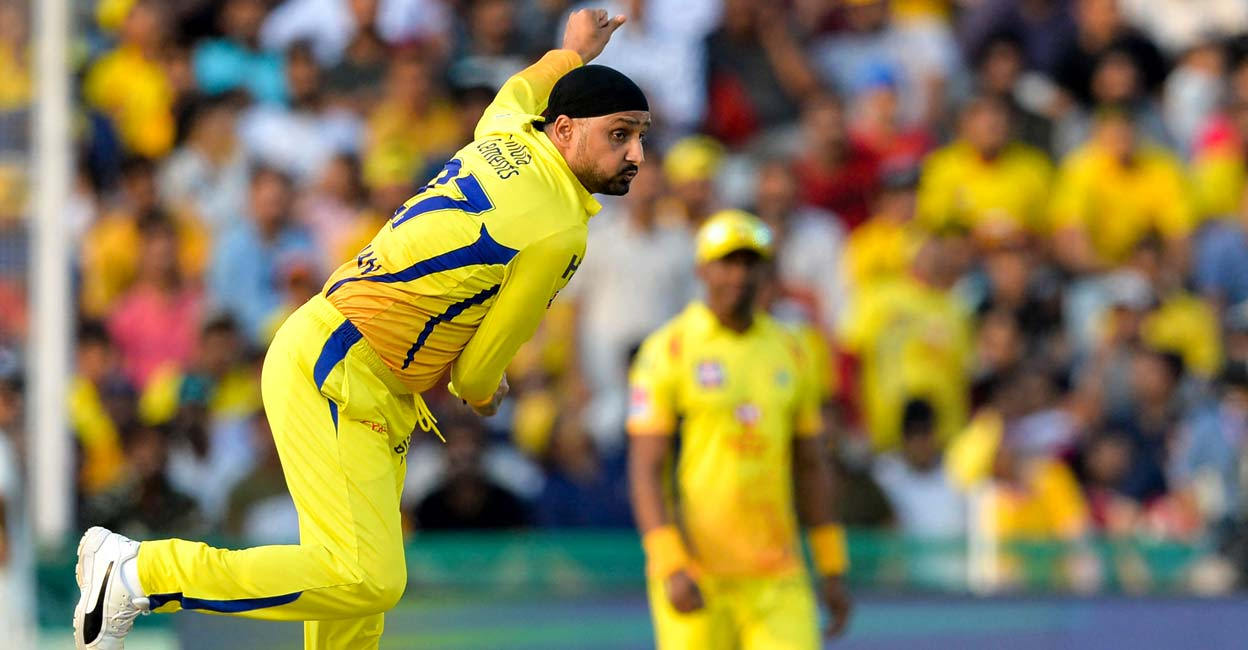
#> input picture news/build_episodes/ep_01_ind_pak_clash/imgs/img_00.jpg, 1248 x 650 px; its folder holds only this picture in this run
$ python make_clickbait_thumbnails.py
#> lines starting #> are read from the running program, lines starting #| are printed output that depends on the picture
"""Create 1280x720 NeonMan-style clickbait thumbnails with bold text for all 7 episodes."""
from __future__ import annotations

import shutil
from pathlib import Path
from PIL import Image, ImageDraw, ImageEnhance, ImageFilter, ImageFont

ROOT_DIR = Path(__file__).resolve().parent.parent
NEWS_DIR = Path(__file__).resolve().parent
BUILD_ROOT = NEWS_DIR / "build_episodes"
THUMB_DIR = NEWS_DIR / "thumbnails"
THUMB_DIR.mkdir(parents=True, exist_ok=True)

EP04_AI_THUMB = Path(r"C:\Users\ravih\.gemini\antigravity-cli\brain\5275fa44-0420-475e-9b54-8d5153fed182\ep_04_thumb_1795806035884.jpg")

THUMBS: list[dict] = [
    {
        "id": "ep_01_ind_pak_clash",
        "out": "ep_01_thumb.jpg",
        "left": "img_00.jpg",
        "right": "img_03.jpg",
        "top_text": "3X IND vs PAK?!",
        "bottom_text": "HARBHAJAN ANGRY!",
        "badge": "2027 WC",
        "accent": (255, 50, 50),
    },
    {
        "id": "ep_02_pak_asiacup_3in1",
        "out": "ep_02_thumb.jpg",
        "left": "img_00.jpg",
        "right": "img_05.jpg",
        "top_text": "BABAR IGNORES!",
        "bottom_text": "233 THRILLER!",
        "badge": "ASIA CUP",
        "accent": (255, 190, 0),
    },
    {
        "id": "ep_03_bilateral_tilak_2in1",
        "out": "ep_03_thumb.jpg",
        "left": "img_00.jpg",
        "right": "img_04.jpg",
        "top_text": "IND-PAK SERIES?!",
        "bottom_text": "BIG MISTAKE!",
        "badge": "EXPOSED",
        "accent": (255, 60, 40),
    },
    {
        "id": "ep_05_mi_rohit_bumrah_2in1",
        "out": "ep_05_thumb.jpg",
        "left": "img_04.jpg",
        "right": "img_00.jpg",
        "top_text": "ROHIT CAPTAIN!",
        "bottom_text": "BUMRAH REJECTS?!",
        "badge": "IPL 2027",
        "accent": (0, 175, 255),
    },
    {
        "id": "ep_06_ipl_psl_bcci_3in1",
        "out": "ep_06_thumb.jpg",
        "left": "img_06.jpg",
        "right": "img_09.jpg",
        "top_text": "IPL vs PSL CLASH!",
        "bottom_text": "12 TEAMS REJECTED!",
        "badge": "BCCI BIG NO",
        "accent": (255, 65, 35),
    },
    {
        "id": "ep_07_ind_nz_bumrah_3in1",
        "out": "ep_07_thumb.jpg",
        "left": "img_03.jpg",
        "right": "img_00.jpg",
        "top_text": "GAMBHIR SLAMMED!",
        "bottom_text": "SIRAJ OUT?!",
        "badge": "IND vs NZ",
        "accent": (255, 50, 50),
    },
]


def _load_font(size: int) -> ImageFont.FreeTypeFont:
    for fp in (
        r"C:\Windows\Fonts\impact.ttf",
        r"C:\Windows\Fonts\seguibl.ttf",
        r"C:\Windows\Fonts\arialbd.ttf",
    ):
        if Path(fp).exists():
            return ImageFont.truetype(fp, size=size)
    return ImageFont.load_default()


def _fit_cover(img: Image.Image, w: int, h: int) -> Image.Image:
#> called with w = 640, h = 720
    iw, ih = img.size
#> iw = 1248; ih = 650
    scale = max(w / iw, h / ih)
#> scale = 1.11
    nw, nh = int(iw * scale), int(ih * scale)
#> nw = 1382; nh = 720
    resized = img.resize((nw, nh), Image.Resampling.LANCZOS)
    x0 = (nw - w) // 2
#> x0 = 371
    y0 = max(0, (nh - h) // 3)
#> y0 = 0
    return resized.crop((x0, y0, x0 + w, y0 + h))
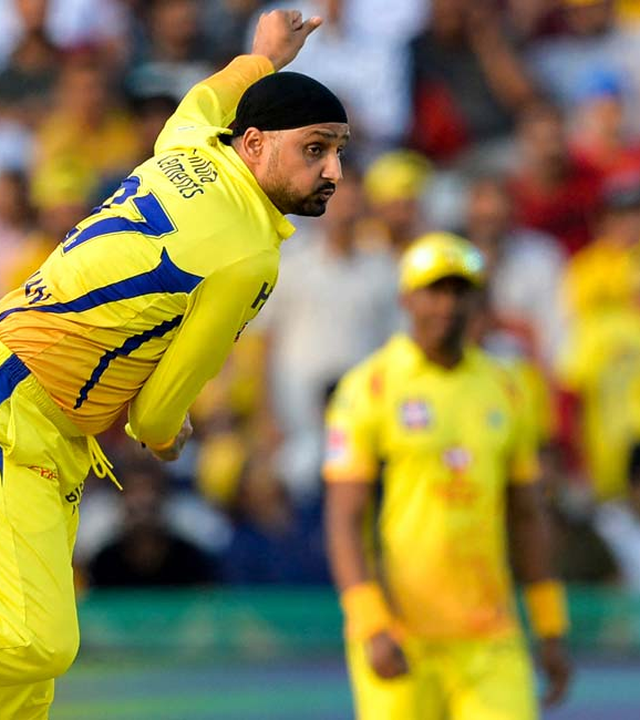
#> returned value: PIL image 640x720 RGB; mean R, G, B 142.3, 130.3, 72.6


def _draw_outlined_text(
    draw: ImageDraw.ImageDraw,
    xy: tuple[int, int],
    text: str,
    font: ImageFont.FreeTypeFont,
    fill: tuple[int, int, int],
    stroke: int = 8,
) -> None:
    x, y = xy
    # Hard drop shadow
    draw.text((x + 5, y + 6), text, font=font, fill=(0, 0, 0), anchor="mm")
    draw.text(
        (x, y),
        text,
        font=font,
        fill=fill,
        anchor="mm",
        stroke_width=stroke,
        stroke_fill=(10, 10, 14),
    )


def build_thumbnail(cfg: dict) -> Path:
    img_dir = BUILD_ROOT / cfg["id"] / "imgs"
    left_p = img_dir / cfg["left"]
    right_p = img_dir / cfg["right"]
    if not left_p.exists():
        left_p = sorted(img_dir.glob("img_*"))[0]
    if not right_p.exists():
        right_p = sorted(img_dir.glob("img_*"))[1]

    W, H = 1280, 720
    left_im = _fit_cover(Image.open(left_p).convert("RGB"), W // 2, H)
    right_im = _fit_cover(Image.open(right_p).convert("RGB"), W // 2, H)
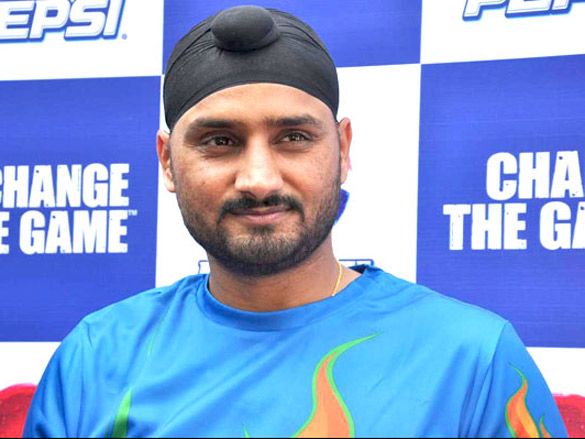
#> input picture news/build_batch/topic_01/imgs/img_03.jpg, 585 x 439 px, found by its file name
#> call 2 of _fit_cover, with w = 640, h = 720
#> in _fit_cover (call 2), `iw, ih = img.size`: iw = 585; ih = 439
#> in _fit_cover (call 2), `scale = max(w / iw, h / ih)`: scale = 1.64
#> in _fit_cover (call 2), `nw, nh = int(iw * scale), int(ih * scale)`: nw = 959
#> in _fit_cover (call 2), `x0 = (nw - w) // 2`: x0 = 159
#> in _fit_cover (call 2), `return resized.crop((x0, y0, x0 + w, y0 + h))`:
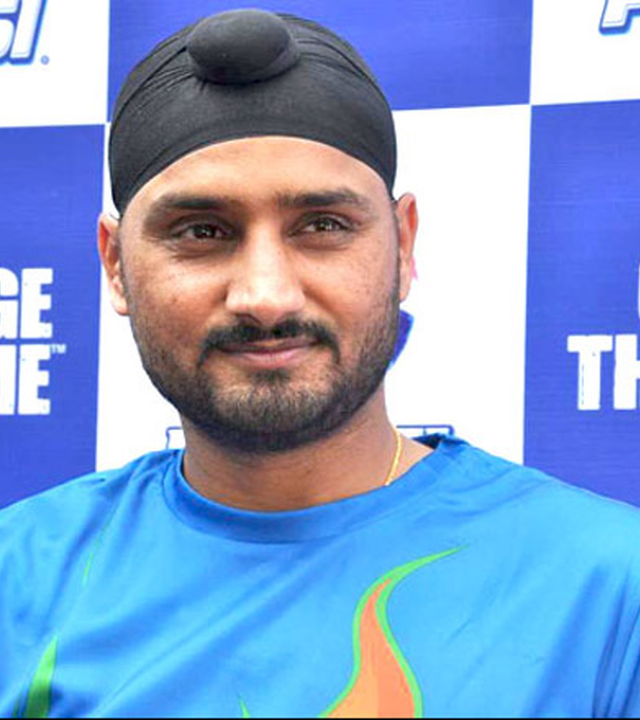
#> returned value: PIL image 640x720 RGB; mean R, G, B 131.3, 160.8, 204.5

    canvas = Image.new("RGB", (W, H))
#> canvas: PIL image 1280x720 RGB; every value is 0
    canvas.paste(left_im, (0, 0))
    canvas.paste(right_im, (W // 2, 0))

    # Boost contrast & color punch for YouTube clickbait look
    canvas = ImageEnhance.Contrast(canvas).enhance(1.22)
    canvas = ImageEnhance.Color(canvas).enhance(1.30)
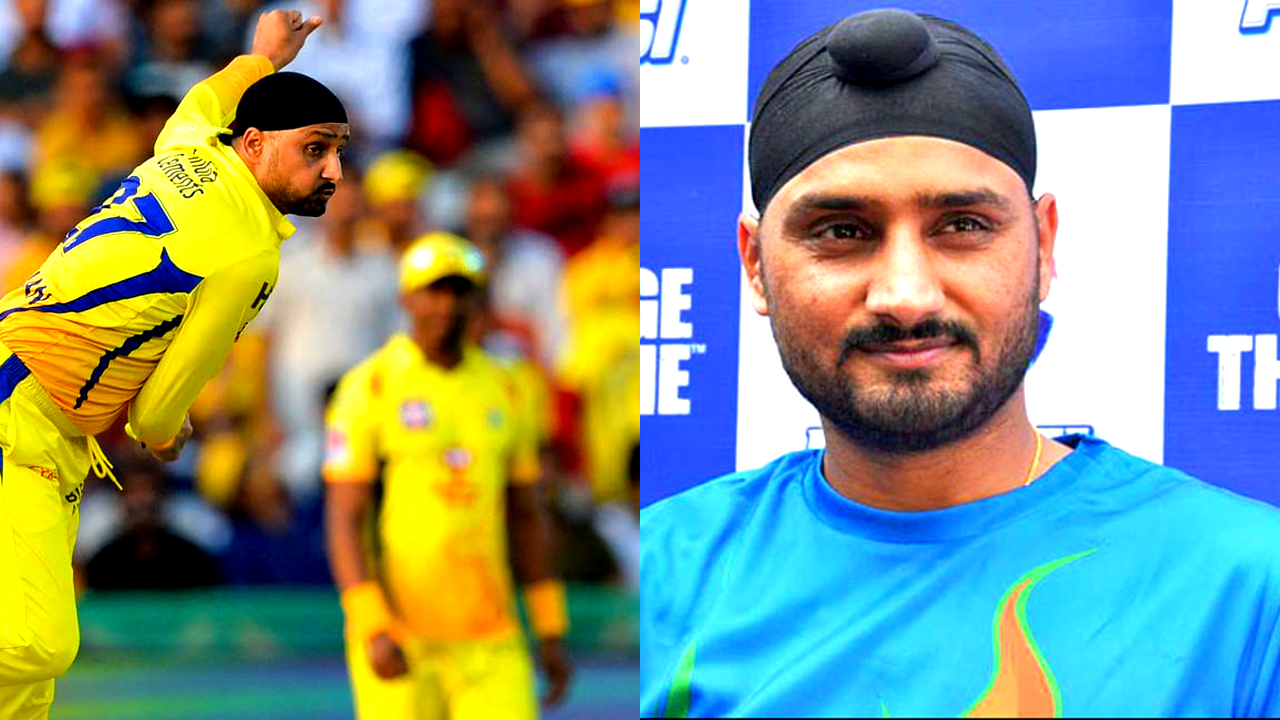
#> canvas: PIL image 1280x720 RGB; mean R, G, B 129.4, 144.7, 130.6

    # Dark top/bottom gradient bars for ultra-readable text
    overlay = Image.new("RGBA", (W, H), (0, 0, 0, 0))
#> overlay: PIL image 1280x720 RGBA; every value is 0
    od = ImageDraw.Draw(overlay)
    for y in range(180):
        alpha = int(205 * (1 - y / 180))
        od.line([(0, y), (W, y)], fill=(8, 10, 18, alpha))
    for y in range(H - 200, H):
        alpha = int(225 * ((y - (H - 200)) / 200))
        od.line([(0, y), (W, y)], fill=(8, 10, 18, alpha))

    # Diagonal glowing split divider
    ac = cfg["accent"]
    od.line([(W // 2 - 22, 0), (W // 2 + 22, H)], fill=(*ac, 230), width=14)
    od.line([(W // 2 - 22, 0), (W // 2 + 22, H)], fill=(255, 255, 255, 240), width=4)

    # Outer clickbait border
    od.rectangle([4, 4, W - 5, H - 5], outline=(*ac, 245), width=9)

    canvas = Image.alpha_composite(canvas.convert("RGBA"), overlay).convert("RGB")
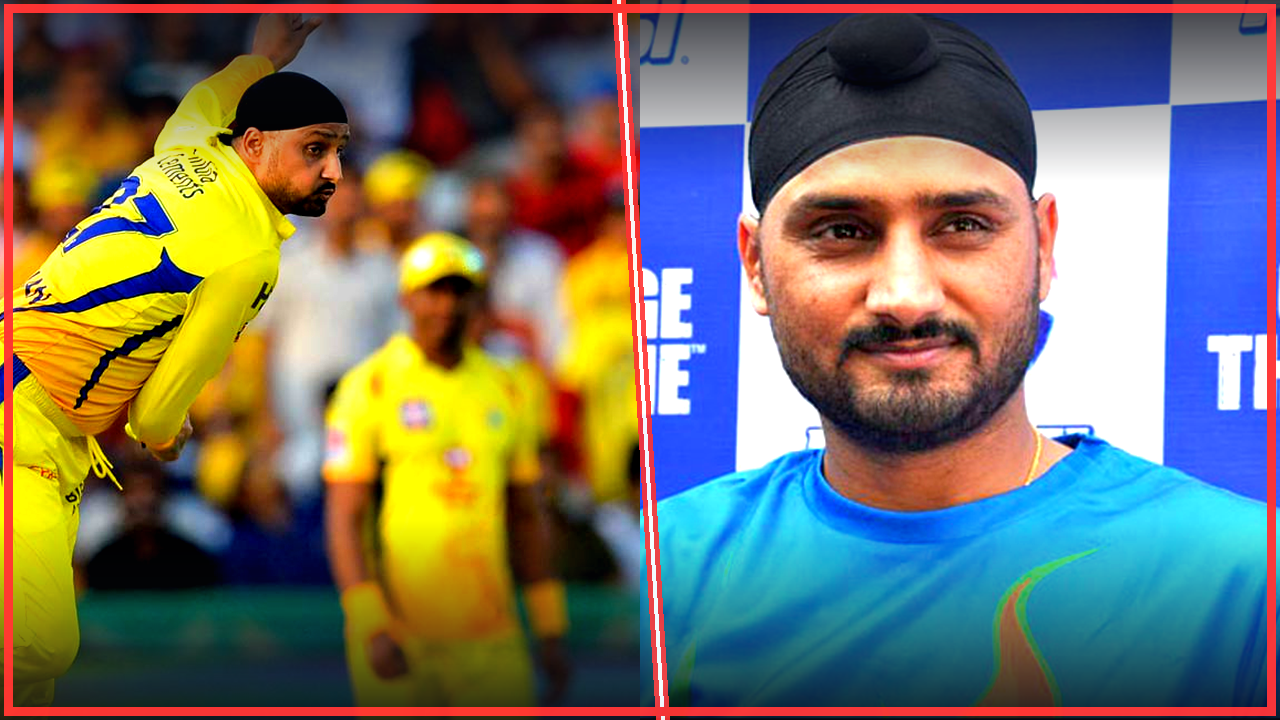
#> canvas: PIL image 1280x720 RGB; mean R, G, B 117.8, 114, 101.1
    draw = ImageDraw.Draw(canvas)

    # Top & bottom giant clickbait text
    font_big = _load_font(102)
    font_sub = _load_font(94)
    font_badge = _load_font(42)

    _draw_outlined_text(draw, (W // 2, 78), cfg["top_text"], font_big, (255, 224, 30), stroke=9)
    _draw_outlined_text(draw, (W // 2, H - 82), cfg["bottom_text"], font_sub, (255, 255, 255), stroke=9)

    # Center-right pill badge
    badge_txt = cfg["badge"]
    bbox = draw.textbbox((0, 0), badge_txt, font=font_badge)
#> bbox = (0, 2, 43, 10)
    bw = bbox[2] - bbox[0] + 44
#> bw = 87
    bh = bbox[3] - bbox[1] + 26
#> bh = 34
    bx0 = (W - bw) // 2
#> bx0 = 596
    by0 = (H - bh) // 2
#> by0 = 343
    draw.rounded_rectangle([bx0, by0, bx0 + bw, by0 + bh], radius=16, fill=ac, outline=(255, 255, 255), width=4)
    draw.text((W // 2, H // 2 - 2), badge_txt, font=font_badge, fill=(255, 255, 255), anchor="mm")

    out_p = THUMB_DIR / cfg["out"]
    canvas.save(out_p, quality=95)
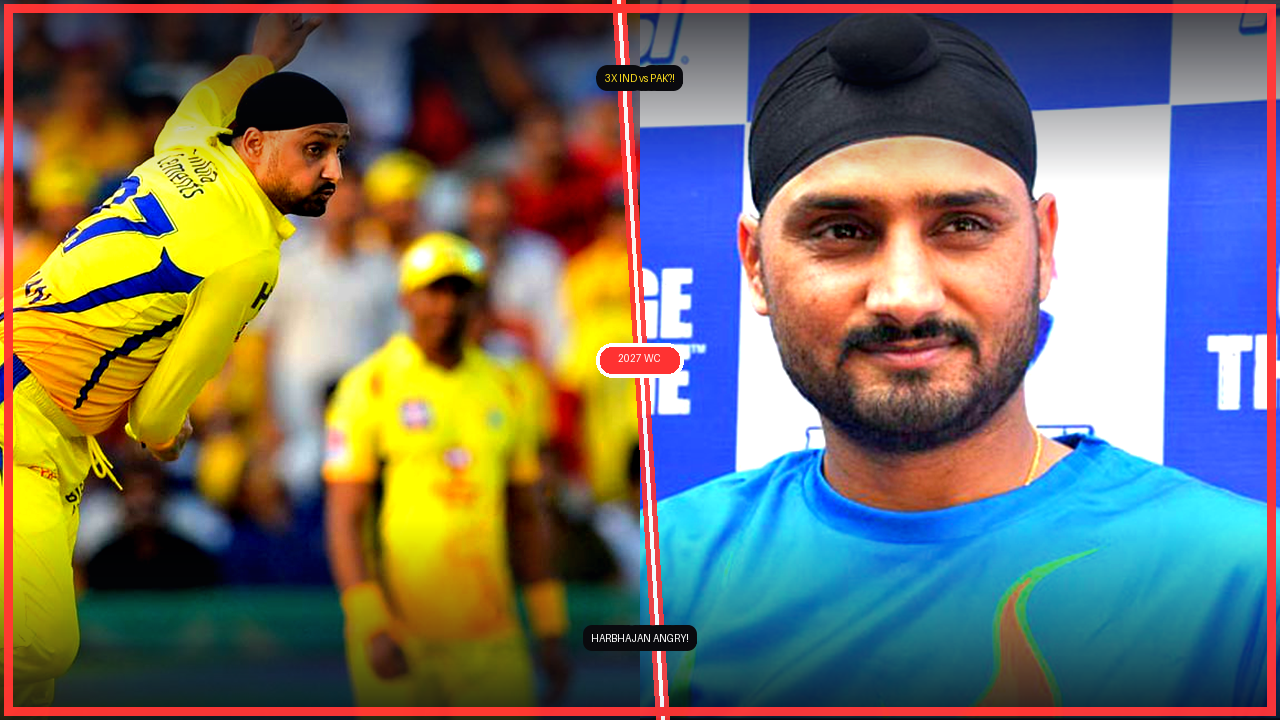
#> saved as ep_01_thumb.jpg: PIL image 1280x720 RGB; mean R, G, B 117.6, 113.4, 100.6
    return out_p


def main() -> None:
    if EP04_AI_THUMB.exists():
        im4 = Image.open(EP04_AI_THUMB).convert("RGB").resize((1280, 720), Image.Resampling.LANCZOS)
        out4 = THUMB_DIR / "ep_04_thumb.jpg"
        im4.save(out4, quality=95)
        print(f"Saved AI thumbnail -> {out4.name}")
    for cfg in THUMBS:
        p = build_thumbnail(cfg)
        print(f"Saved clickbait thumbnail -> {p.name}")


if __name__ == "__main__":
    main()
